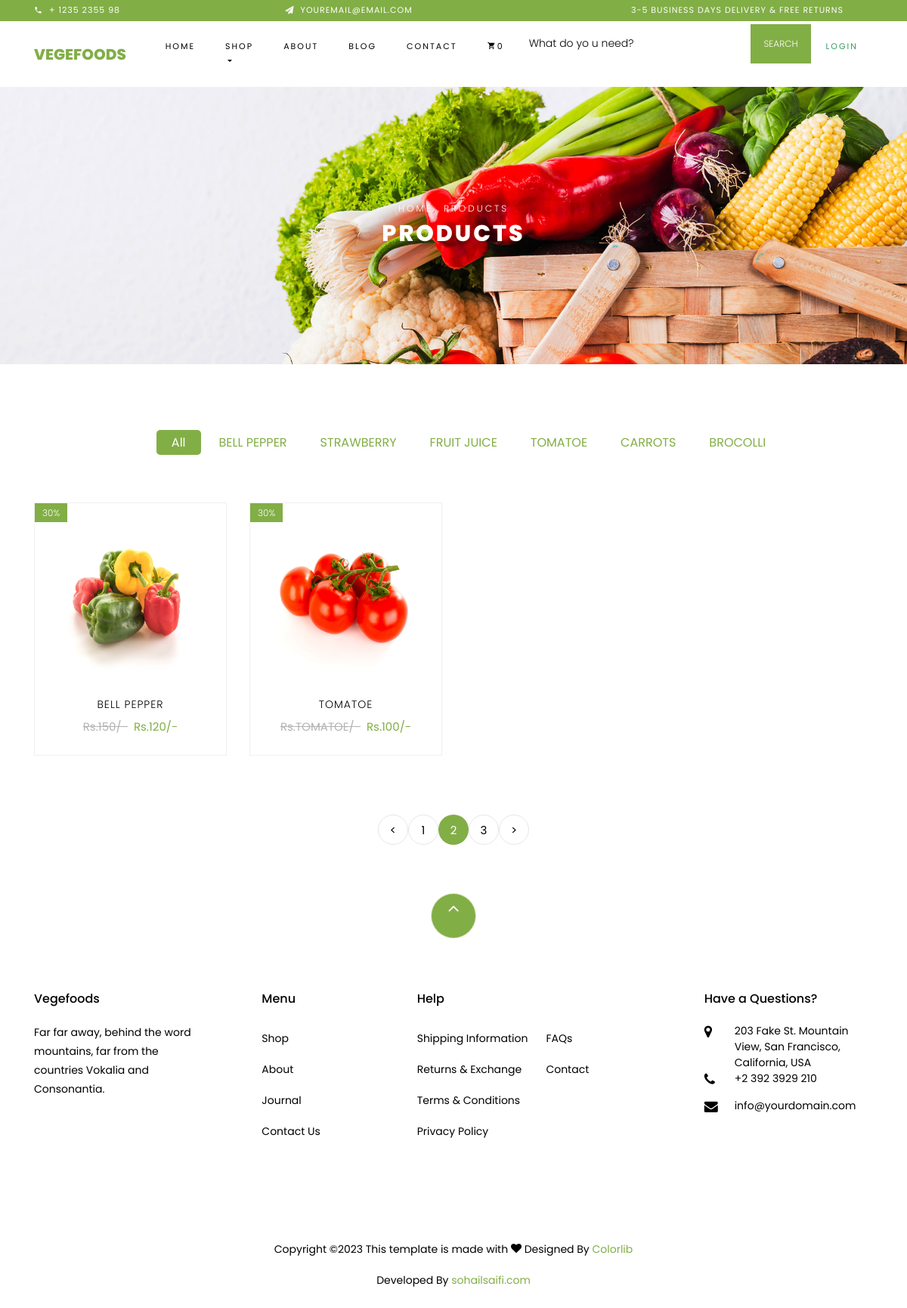
/SiteCon/categoryProduct/bell-pepper.html?per_page=2, run on the app's committed database.
### tables this page shows
CREATE TABLE `category` (
  `category_id` int(11) NOT NULL,
  `category_url` varchar(255) DEFAULT NULL,
  `category_parent_id` int(11) NOT NULL DEFAULT '0',
  `category_name` varchar(255) NOT NULL,
  `category_description` text NOT NULL,
  `status` tinyint(4) NOT NULL DEFAULT '1',
  `created` timestamp NOT NULL DEFAULT CURRENT_TIMESTAMP
);

CREATE TABLE `product` (
  `product_id` int(11) NOT NULL,
  `category_id` int(11) NOT NULL,
  `product_name` varchar(255) DEFAULT NULL,
  `product_image` varchar(255) DEFAULT NULL,
  `product_url` varchar(255) DEFAULT NULL,
  `product_mrp` varchar(255) NOT NULL,
  `product_price` varchar(255) NOT NULL,
  `product_per_price` varchar(255) DEFAULT NULL,
  `product_qty` int(11) NOT NULL,
  `product_per_qty` varchar(255) DEFAULT NULL,
  `product_stock` tinyint(4) NOT NULL DEFAULT '1',
  `product_description` text,
  `product_sm_desc` text,
  `product_meta_title` text,
  `product_meta_keyword` text,
  `product_meta_desc` text,
  `product_status` tinyint(4) NOT NULL,
  `created` timestamp NOT NULL DEFAULT CURRENT_TIMESTAMP
);

### index.php (called while the page is built, shortened)
<?php
require_once BASEPATH.'core/CodeIgniter.php';

### application/models/SiteModel.php (called while the page is built, shortened)
<?php
class SiteModel extends CI_Model{
	public function getCategoryList()
	{
		return $this->db->where('status',1)->get('category')->result();
	}
	public function getCategoryByUrl($url)
	{
		return $this->db->where('status',1)->where('category_url',$url)->get('category')->row();
	}
	public function getProductByCatIdCount($catid)
	{
		return $this->db->where('product_status',1)->where('category_id',$catid)->get('product')->num_rows();
	}
	public function getProductByCatId($limit,$page,$catid)
	{
		return $this->db->where('product_status',1)->where('category_id',$catid)->limit($limit,$page)->get('product')->result();
	}
}

### application/config/config.php (called while the page is built, shortened)
<?php
$config['base_url'] = 'http://localhost:8081/project1/';
$config['index_page'] = 'index.php';
$config['uri_protocol']	= 'REQUEST_URI';
$config['url_suffix'] = '';
$config['language']	= 'english';
$config['charset'] = 'UTF-8';
$config['enable_hooks'] = FALSE;
$config['subclass_prefix'] = 'MY_';
$config['composer_autoload'] = FALSE;
$config['permitted_uri_chars'] = 'a-z 0-9~%.:_\-';
$config['enable_query_strings'] = FALSE;
$config['controller_trigger'] = 'c';
$config['function_trigger'] = 'm';
$config['directory_trigger'] = 'd';
$config['allow_get_array'] = TRUE;
$config['log_threshold'] = 0;
$config['log_path'] = '';
$config['log_file_extension'] = '';
$config['log_file_permissions'] = 0644;
$config['log_date_format'] = 'Y-m-d H:i:s';
$config['error_views_path'] = '';
$config['cache_path'] = '';
$config['cache_query_string'] = FALSE;
$config['encryption_key'] = '';
$config['sess_driver'] = 'files';
$config['sess_cookie_name'] = 'ci_session';
$config['sess_samesite'] = 'Lax';
$config['sess_expiration'] = 7200;
$config['sess_save_path'] = NULL;
$config['sess_match_ip'] = FALSE;
$config['sess_time_to_update'] = 300;
$config['sess_regenerate_destroy'] = FALSE;
$config['cookie_prefix']	= '';
$config['cookie_domain']	= '';
$config['cookie_path']		= '/';
$config['cookie_secure']	= FALSE;
$config['cookie_httponly'] 	= FALSE;
$config['cookie_samesite'] 	= 'Lax';
$config['standardize_newlines'] = FALSE;
$config['global_xss_filtering'] = FALSE;
$config['csrf_protection'] = FALSE;
$config['csrf_token_name'] = 'csrf_test_name';
$config['csrf_cookie_name'] = 'csrf_cookie_name';
$config['csrf_expire'] = 7200;
$config['csrf_regenerate'] = TRUE;
$config['csrf_exclude_uris'] = array();
$config['compress_output'] = FALSE;
$config['time_reference'] = 'local';
$config['rewrite_short_tags'] = FALSE;
$config['proxy_ips'] = '';

### application/views/site/include/category.php (the view)
<div class="container">
         <div class="row justify-content-center">
  			<div class="col-md-12 mb-5 text-center">
		<?php $catList = $this->SiteModel->getCategoryList(); ?>
				<ul class="product-category">
				<li><a href="" class="active">All</a></li>
				<?php foreach($catList as $list){ ?>
					<li><a href="<?php echo base_url('SiteCon/categoryProduct/'); ?><?php echo $list->category_url; ?>"><?php echo $list->category_name; ?></a></li>
				<?php } ?>
				</ul>
  			</div>
          </div>
      </div>

### application/views/site/category_Product.php (shortened to what this page needs)
<?php $this->load->view('site/include/header'); ?>
    <div class="hero-wrap hero-bread" style="background-image: url('<?php echo base_url(); ?>assets/images/bg_1.jpg');">
      <div class="container">
        <div class="row no-gutters slider-text align-items-center justify-content-center">
          <div class="col-md-9 ftco-animate text-center">
          	<p class="breadcrumbs"><span class="mr-2"><a href="index-2.html">Home</a></span> <span>Products</span></p>
            <h1 class="mb-0 bread">Products</h1>
          </div>
        </div>
      </div>
    </div>
    <section class="ftco-section">
	<?php $this->load->view('site/include/category'); ?>
    	<div class="container">
    		<div class="row">
			<?php foreach($productData as $product){ ?>
    			<div class="col-md-6 col-lg-3 ftco-animate">
    				<div class="product">
						<?php if($product->product_image != null){ ?>
    					<a href="<?php echo base_url(); ?>SiteCon/productDetail/<?php echo $product->product_url; ?>" class="img-prod"><img class="img-fluid" src="<?php echo base_url(); ?>uploads/productImage/<?php echo $product->product_image; ?>" style="width:100%; height: 15rem;" alt="Colorlib Template">
    						<span class="status">30%</span>
    					</a>
						<?php } ?>
    					<div class="text py-3 pb-4 px-3 text-center">
    						<h3><a href="#"><?php echo $product->product_name; ?></a></h3>
    						<div class="d-flex">
    							<div class="pricing">
		    						<p class="price"><span class="mr-2 price-dc">Rs.<?php echo $product->product_mrp; ?>/-</span><span class="price-sale">Rs.<?php echo $product->product_price; ?>/-</span></p>
		    					</div>
	    					</div>
    					</div>
    				</div>
    			</div>
				<?php } ?>
    		</div>
			<div class="row mt-5">
				<div class="col text-center">
					<div class="block-27">
						<?php echo $link; ?>
					</div>
				</div>
        	</div>
    	</div>
    </section>

### data on the page
category: category_name "BELL PEPPER"
category: category_name "STRAWBERRY"
category: category_name "FRUIT JUICE"
category: category_name "TOMATOE"
category: category_name "CARROTS"
category: category_name "BROCOLLI"
product: product_image (picture), product_name "BELL PEPPER"
product: product_image (picture), product_name "TOMATOE"

### other printed values
count($this->cart->contents()) "0"
$link "< 1 2 3 >"
